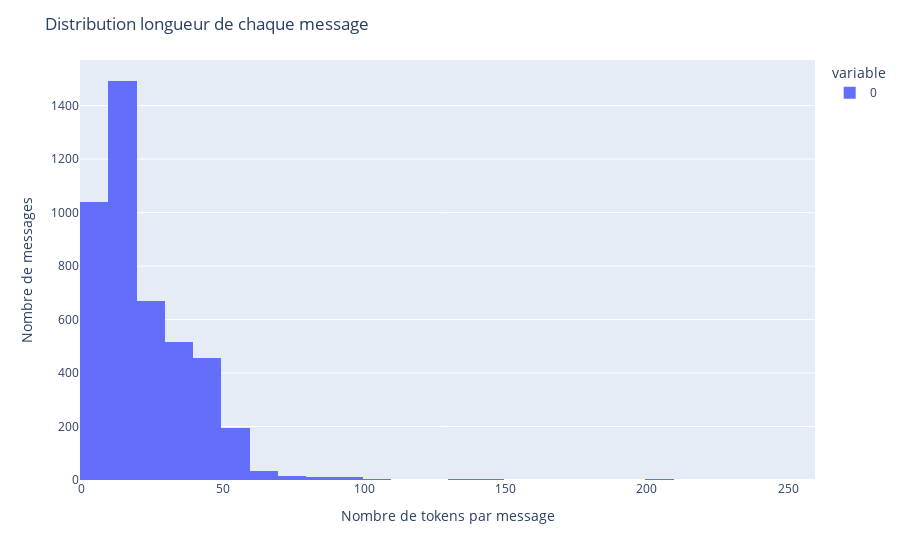

Write notebook code for a chart like this one.
### Markdown cell above
### Tokenisation et Préparation des données pour PyTorch
---

### Code cell
# chargement du tokenisateur pour découpage en token 
# ( 1 token classique = 1 mot (pb si mot rare) - 1 token moderne tiktoken/bert = 1 sous-mot, morceaux de mots)
tokenizer = tiktoken.get_encoding("cl100k_base")

# fonction encodage
def encode_texts(texts):
    return [tokenizer.encode(text) for text in texts] # prend une liste de textes et retourne une liste de listes de tokens.

# Séparation train/test
train_texts, test_texts, train_labels, test_labels = train_test_split(
    df['Message'],
    df['Label'],
    test_size=0.2,
    random_state=42,
    stratify=df['Label'] # désequilibre montrer en eda
)

# Encoder les textes en tokens : listes de nombres qui représentent les messages
train_tokens = encode_texts(train_texts.tolist())
test_tokens = encode_texts(test_texts.tolist())

print(f"Exemple texte d'entraînement  encodé : {train_tokens[0]} \n")

# Aanlyse des longueurs
# Calcul longueur des messages (toutes les entrées en Pytorch doivent avoir la même dimension = padding)
train_len = [len(seq) for seq in train_tokens]
test_len = [len(seq) for seq in test_tokens]
print(f"Pour le train, la longueur maximale est de : {max(train_len)} et la moyenne de {np.mean(train_len).round(2)}")
print(f"Pour le test, la longueur maximale est de : {max(test_len)} et la moyenne de {np.mean(test_len).round(2)}")

# Visualisation Distribution longueur de chaque message pour le train
fig = px.histogram(
    train_len,
    nbins=30)
fig.update_layout(title="Distribution longueur de chaque message", 
                xaxis_title="Nombre de tokens par message", 
                yaxis_title="Nombre de messages"
                )
fig.show()
print("Sur le graph, on constate que la majorité des messages ont moins de 50 tokens, avec un pic autour de 10/20 tokens")

# Choix du max_len avec le calcul du percentile 
max_len_95 = int(np.percentile(train_len, 95))
print(f"95 % des messages ont une longueur ≤ {max_len_95}, ce qui conforme la visualisation \n")

# Padding (séquences avec la même longueur à 50)
def pad_sequences(sequences, max_length):
    # Pad ou tronque les séquences pour qu'elles aient la même longueur
    return [seq[:max_length] + [0]*(max_length - len(seq)) if len(seq) < max_length else seq[:max_length] for seq in sequences]

train_tokens_padded = pad_sequences(train_tokens, max_len_95)
test_tokens_padded  = pad_sequences(test_tokens, max_len_95)

print(f"Longueur des séquences d'entraînement après padding : {len(train_tokens_padded[0])}")
print(f"Longueur des séquences de test après padding : {len(test_tokens_padded[0])}\n")

# Dataset Pytorch
class ATTDataset(Dataset):
    def __init__(self, texts, labels):
        self.texts = torch.tensor(texts, dtype=torch.long)
        self.labels = torch.tensor(labels, dtype=torch.float32)  # float32 pour BCEWithLogitsLoss
    def __len__(self):
        return len(self.texts)
    def __getitem__(self, idx):
        return self.texts[idx], self.labels[idx]

# Dataset Train et test 
train_dataset = ATTDataset(train_tokens_padded, train_labels.tolist())
test_dataset = ATTDataset(test_tokens_padded, test_labels.tolist())

# Dataset Train/Validation slipt à l'intérieur du train
train_size = int(0.8 * len(train_dataset))
val_size   = len(train_dataset) - train_size
train_dataset, val_dataset = random_split(train_dataset, [train_size, val_size])

# DataLoaders
train_loader = DataLoader(train_dataset, batch_size=32, shuffle=True)
val_loader   = DataLoader(val_dataset, batch_size=32, shuffle=False)
test_loader  = DataLoader(test_dataset, batch_size=32, shuffle=False)

text, label = next(iter(train_loader))
print(label)
print(text)

### Figure 1 — Plotly figure (JSON) as saved in the notebook; plotly's stock layout.template omitted (floating-point values rounded to 4 significant figures; data arrays with more than 128 entries replaced by an {"elided": "..."} marker saying what was removed)
{"data": [{"bingroup": "x", "hovertemplate": "variable=0<br>value=%{x}<br>count=%{y}<extra></extra>", "legendgroup": "0", "marker": {"color": "#636efa", "pattern": {"shape": ""}}, "name": "0", "nbinsx": 30, "orientation": "v", "showlegend": true, "type": "histogram", "x": {"elided": "4457 int values"}, "xaxis": "x", "yaxis": "y"}], "layout": {"barmode": "relative", "legend": {"title": {"text": "variable"}, "tracegroupgap": 0}, "margin": {"t": 60}, "title": {"text": "Distribution longueur de chaque message"}, "xaxis": {"anchor": "y", "domain": [0, 1], "title": {"text": "Nombre de tokens par message"}}, "yaxis": {"anchor": "x", "domain": [0, 1], "title": {"text": "Nombre de messages"}}}}
